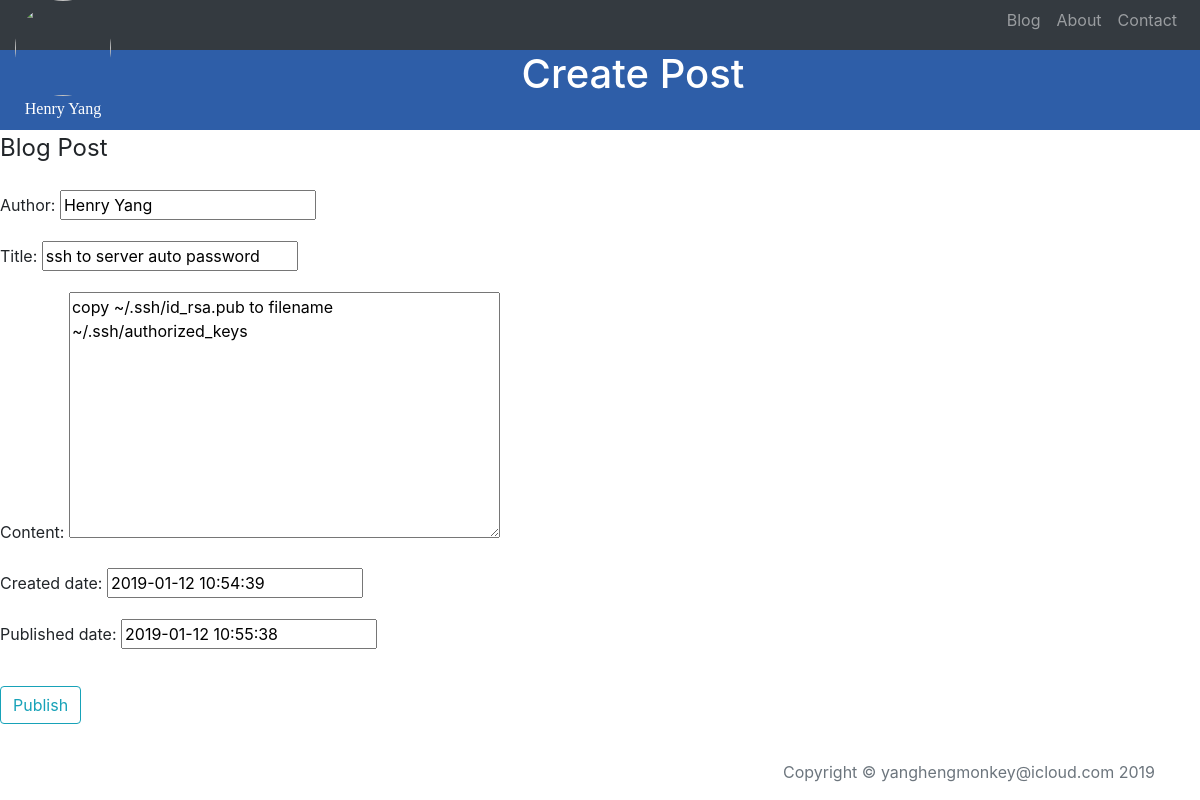
/blog/3/update/, run on the app's committed database.
### blog/models.py (models this page shows, shortened)
class Post(models.Model):
    title = models.CharField( max_length=200)
    author = models.CharField(max_length=50, default='Henry Yang')
    created_date = models.DateTimeField( default= timezone.now )
    published_date = models.DateTimeField( default= timezone.now )
    content = HTMLField( )
    post_logo = models.FileField(max_length=100, default='', blank=True)
    tags = TaggableManager()

### blog/views.py (the view)
# urls.py: url(r'^(?P<pk>[0-9]+)/update/$', views.PostUpdateView.as_view(), name='update'),
class PostUpdateView(UpdateView):
    model = Post
    template_name = 'blog/create.html'
    fields = [
        'author'
        ,'title'
        ,'content'
        ,'created_date'
        ,'published_date'
    ]

### blog/templates/blog/create.html (shortened to what this page needs)
{% extends 'base/base.html' %}
{% block page_header_content %}
<h1 class="text-center" style="color: white"> Create Post</h1>
{% endblock %}
{% block body %}
<div class="content-section">
    <form class='form-horizontal' action='' method='post' enctype='mulipoart/form-data'>
        <fieldset class="form-group" >
            <legend class="'border-bottom mb-4">Blog Post</legend>
            {{ form.as_p }}
        </fieldset>
        <div class="form-group" >
            <button class="btn btn-outline-info" type="submit"> Publish </button>
        </div>
    </form>
</div>
{% endblock %}

### home/static/home/home_style.css (style rules this page uses)
body { background: white url("images/background.png"); }

### data on the page
Post: author "Henry Yang", title "ssh to server auto password", content "copy ~/.ssh/id_rsa.pub to filename ~/.ssh/authorized_keys", created_date "2019-01-12 10:54:39", published_date "2019-01-12 10:55:38"
